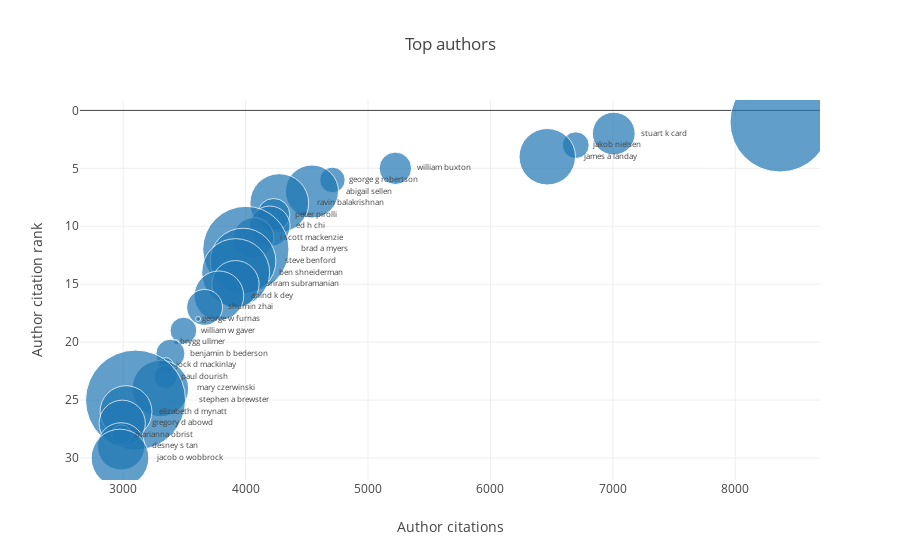

Notebook source saved alongside this figure:
### Markdown cell above
# Top authors

### Code cell
top_authors = pd.merge(left=chi_contributions, right=chi[['paperid', 'citationcount']], 
                       left_on='paperid', right_on='paperid')
top_authors = top_authors.groupby(['authorid', 'name']).agg({'paperid': 'count', 'citationcount':'sum'})\
                         .sort_values('citationcount', ascending=False)[:TOP_N].reset_index()
top_authors['citationrank'] = top_authors.index + 1

min_max_scaler = preprocessing.MinMaxScaler((5, 100))

trace0 = go.Scatter(
    x=top_authors.citationcount,
    y=top_authors.citationrank,
    text=top_authors.name,
    textposition='middle right',
    textfont=dict(size=8),
    mode='markers+text',
#     marker=dict(size=5)
    marker=dict(size=min_max_scaler.fit_transform(top_authors[['paperid']]))
)

layout = go.Layout(title='Top authors',
                   xaxis=dict(title='Author citations'),
                   yaxis=dict(title='Author citation rank',
                              autorange='reversed'))

fig = go.Figure(data=[trace0], layout=layout)
plotly.offline.iplot(fig)
pio.write_image(fig, 'reports/images/chi_top_authors.png')

### Figure 1 — Plotly figure (JSON) as saved in the notebook; plotly's stock layout.template omitted (floating-point values rounded to 4 significant figures)
{"data": [{"marker": {"size": [[100], [42.77], [26.75], [56.51], [32.47], [25.6], [53.07], [58.8], [32.47], [40.48], [40.48], [86.27], [65.66], [67.95], [47.35], [49.64], [35.9], [5], [26.75], [5], [29.04], [15.3], [23.31], [56.51], [100], [51.93], [46.2], [19.88], [47.35], [57.65]]}, "mode": "markers+text", "text": ["hiroshi ishii", "stuart k card", "jakob nielsen", "james a landay", "william buxton", "george g robertson", "abigail sellen", "ravin balakrishnan", "peter pirolli", "ed h chi", "i scott mackenzie", "brad a myers", "steve benford", "ben shneiderman", "sriram subramanian", "anind k dey", "shumin zhai", "george w furnas", "william w gaver", "brygg ullmer", "benjamin b bederson", "jock d mackinlay", "paul dourish", "mary czerwinski", "stephen a brewster", "elizabeth d mynatt", "gregory d abowd", "marianna obrist", "desney s tan", "jacob o wobbrock"], "textfont": {"size": 8}, "textposition": "middle right", "type": "scatter", "uid": "2d34e6fe-7e92-433c-b08e-3d04dce3dfb5", "x": [8365, 7007, 6697, 6464, 5223, 4709, 4542, 4275, 4229, 4198, 4066, 4002, 3979, 3919, 3917, 3782, 3665, 3612, 3492, 3433, 3386, 3348, 3347, 3304, 3101, 3023, 2992, 2986, 2983, 2974], "y": [1, 2, 3, 4, 5, 6, 7, 8, 9, 10, 11, 12, 13, 14, 15, 16, 17, 18, 19, 20, 21, 22, 23, 24, 25, 26, 27, 28, 29, 30]}], "layout": {"title": {"text": "Top authors"}, "xaxis": {"title": {"text": "Author citations"}}, "yaxis": {"autorange": "reversed", "title": {"text": "Author citation rank"}}}}
